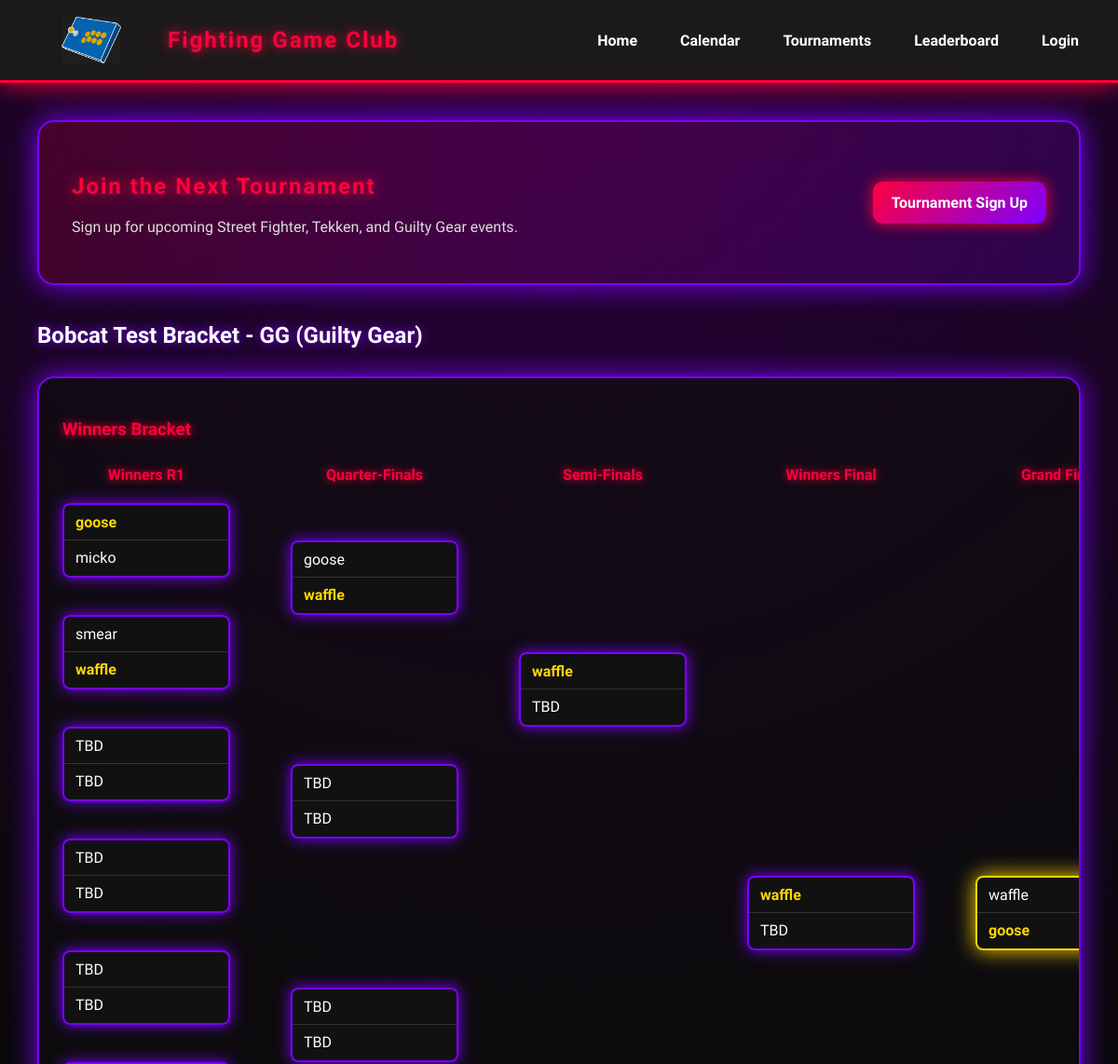
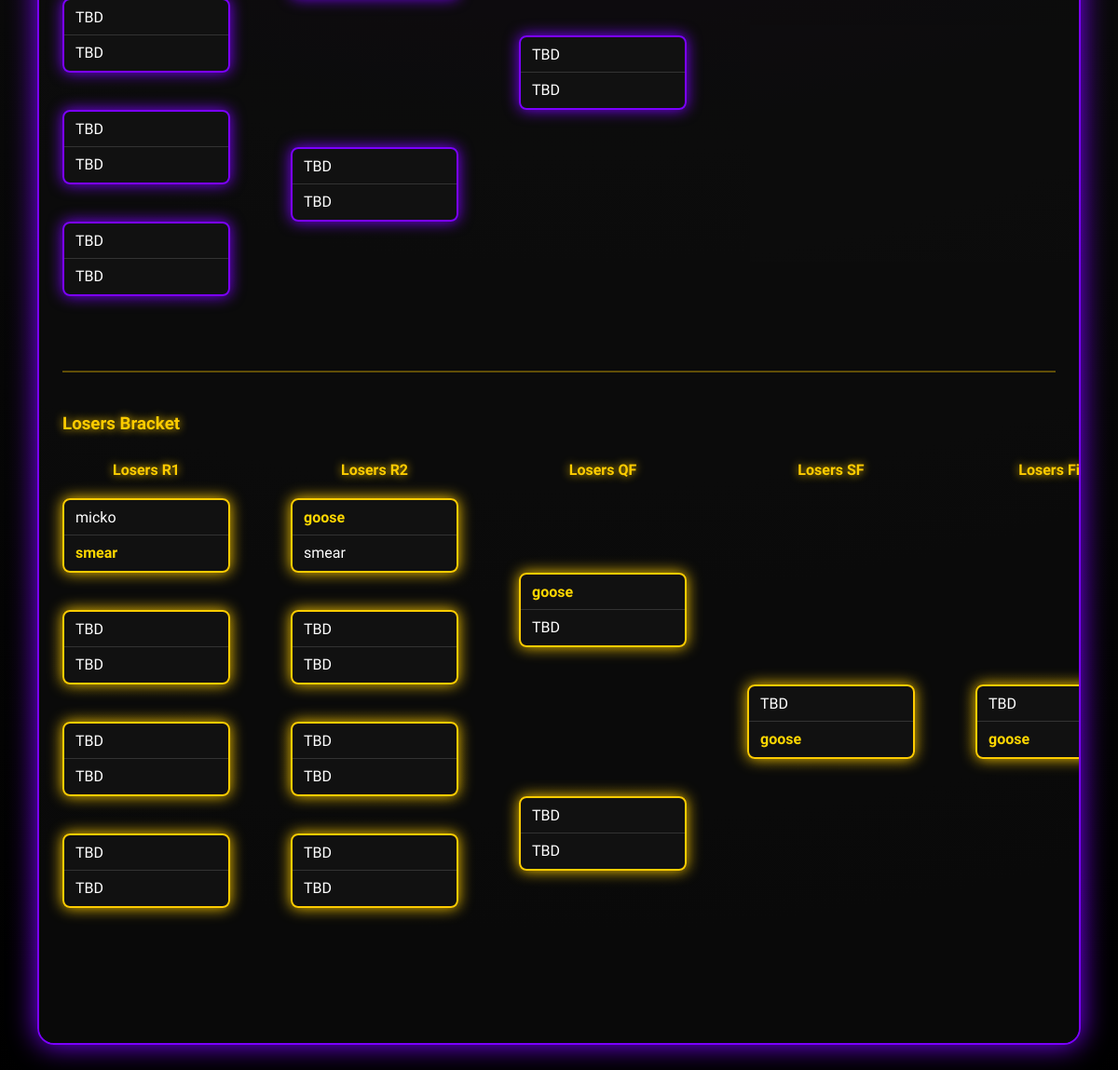
The app's page /tournament with its own data (2 pictures, top to bottom).
### app.py (models this page shows)
class Tournament(db.Model):
    id = db.Column(db.Integer, primary_key=True)
    name = db.Column(db.String, nullable=False)
    game = db.Column(db.String, nullable=False)
    participants = db.relationship('User', secondary=tournament_participants, backref='tournaments')

class Match(db.Model):
    id = db.Column(db.Integer, primary_key=True)
    tournament_id = db.Column(db.Integer, db.ForeignKey('tournament.id'), nullable=False)
    grid_class = db.Column(db.String(20), nullable=False)
    player1_id = db.Column(db.Integer, db.ForeignKey('user.id'), nullable=True)
    player2_id = db.Column(db.Integer, db.ForeignKey('user.id'), nullable=True)
    winner_id = db.Column(db.Integer, db.ForeignKey('user.id'), nullable=True)
    winner_next_match_id = db.Column(db.Integer, db.ForeignKey('match.id'), nullable=True)
    loser_next_match_id = db.Column(db.Integer, db.ForeignKey('match.id'), nullable=True)
    player1 = db.relationship('User', foreign_keys=[player1_id])
    player2 = db.relationship('User', foreign_keys=[player2_id])

class User(db.Model):
    id = db.Column(db.Integer, primary_key=True)
    username = db.Column(db.String, unique=True, nullable=False)
    hash = db.Column(db.String, nullable=False)
    gg_wins = db.Column(db.Integer, default=0, nullable=False)
    sf6_wins = db.Column(db.Integer, default=0, nullable=False)
    t8_wins = db.Column(db.Integer, default=0, nullable=False)
    is_admin = db.Column(db.Boolean, default=False, nullable=False)

### app.py (the view)
@app.route("/tournament")
@jwt_required(optional=True)
def tournament_page():
    is_admin_flag = False
    current_user_id = get_jwt_identity()
    if current_user_id:
        user = User.query.get(current_user_id)
        if user and user.is_admin:
            is_admin_flag = True
    latest_tourney = Tournament.query.order_by(Tournament.id.desc()).first()
    upper_matches = []
    lower_matches = []
    if latest_tourney:
        all_matches = Match.query.filter_by(tournament_id=latest_tourney.id).all()
        for match in all_matches:
            if match.grid_class.startswith('u-'):
                upper_matches.append(match)
            elif match.grid_class.startswith('l-'):
                lower_matches.append(match)
    return render_template(
        "tournament.html",
        active_tournament=latest_tourney,
        is_admin=is_admin_flag,
        upper_matches=upper_matches,
        lower_matches=lower_matches
    )

### templates/tournament.html (shortened to what this page needs)
<!DOCTYPE html>
<html>
<head>
    <link rel="stylesheet" href="static/styles.css">
</head>
<body>
    <nav>
        <div class="logo-container">
            <img src="/static/stick_thing.webp" class="logo" alt="Logo">
            <h2 class="nav-title">Fighting Game Club</h2>
        </div>
    <ul class="nav-links">
        <li><a href="{{url_for('index')}}">Home</a></li>
        <li><a href="{{url_for('calendar_page')}}">Calendar</a></li>
        <li><a href="{{url_for('tournament_page')}}">Tournaments</a></li>
        <li><a href="{{url_for('leaderboard_page')}}">Leaderboard</a></li>
        {% if logged_in %}
            <li><a href="#" onclick="handleLogout(event)">Logout</a></li>
        {% else %}
            <li><a href="{{ url_for('login_page') }}">Login</a></li>
        {% endif %}
    </ul>
</nav>
    <main>
        <section class="signup-banner">
            <div>
                <h1>Join the Next Tournament</h1>
                <p>Sign up for upcoming Street Fighter, Tekken, and Guilty Gear events.</p>
            </div>
            <a class="signup-big-button" href="{{url_for('t_register')}}">Tournament Sign Up</a>
        </section>
        <section class=\"tournament-section\">
            {% if active_tournament %}
                <h2>{{ active_tournament.name }} ({{ active_tournament.game }})</h2>
                <div class="bracket-board">
                    <h3 class="bracket-title">Winners Bracket</h3>
                    <div class="grid-bracket">
                        <h4 class="round-label col1-label">Winners R1</h4>
                        <h4 class="round-label col2-label">Quarter-Finals</h4>
                        <h4 class="round-label col3-label">Semi-Finals</h4>
                        <h4 class="round-label col4-label">Winners Final</h4>
                        <h4 class="round-label col5-label">Grand Final</h4>
                        {% for match in upper_matches %}
                            <div class="bracket-match {{ match.grid_class }} {% if match.grid_class == 'u-gf' %}grand-match{% endif %}">
                                <div {% if match.winner_id and match.winner_id == match.player1_id %}style="color: gold; font-weight: bold;"{% endif %}>
                                    {% if is_admin and match.player1 and not match.winner_id %}
                                        <span class="admin-clickable" onclick="setWinner({{ match.id }}, {{ match.player1_id }})">
                                            {{ match.player1.username }}
                                        </span>
                                    {% else %}
                                        {{ match.player1.username if match.player1 else 'TBD' }}
                                    {% endif %}
                                </div>
                                <div {% if match.winner_id and match.winner_id == match.player2_id %}style="color: gold; font-weight: bold;"{% endif %}>
                                    {% if is_admin and match.player2 and not match.winner_id %}
                                        <span class="admin-clickable" onclick="setWinner({{ match.id }}, {{ match.player2_id }})">
                                            {{ match.player2.username }}
                                        </span>
                                    {% else %}
                                        {{ match.player2.username if match.player2 else 'TBD' }}
                                    {% endif %}
                                </div>
                            </div>
                        {% endfor %}
                    </div>
                    <div class="lower-bracket-area">
                        <h3 class="lower-title">Losers Bracket</h3>
                        <div class="grid-bracket lower-grid">
                            <h4 class="round-label l-col1-label">Losers R1</h4>
                            <h4 class="round-label l-col2-label">Losers R2</h4>
                            <h4 class="round-label l-col3-label">Losers QF</h4>
                            <h4 class="round-label l-col4-label">Losers SF</h4>
                            <h4 class="round-label l-col5-label">Losers Final</h4>
                            {% for match in lower_matches %}
                                <div class="bracket-match lower-match {{ match.grid_class }}">
                                    <div {% if match.winner_id and match.winner_id == match.player1_id %}style="color: gold; font-weight: bold;"{% endif %}>
                                        {% if is_admin and match.player1 and not match.winner_id %}
                                            <span class="admin-clickable" onclick="setWinner({{ match.id }}, {{ match.player1_id }})">
                                                {{ match.player1.username }}
                                            </span>
                                        {% else %}
                                            {{ match.player1.username if match.player1 else 'TBD' }}
                                        {% endif %}
                                    </div>
                                    <div {% if match.winner_id and match.winner_id == match.player2_id %}style="color: gold; font-weight: bold;"{% endif %}>
                                        {% if is_admin and match.player2 and not match.winner_id %}
                                            <span class="admin-clickable" onclick="setWinner({{ match.id }}, {{ match.player2_id }})">
                                                {{ match.player2.username }}
                                            </span>
                                        {% else %}
                                            {{ match.player2.username if match.player2 else 'TBD' }}
                                        {% endif %}
                                    </div>
                                </div>
                            {% endfor %}
                        </div>
                    </div>
                </div>
            {% else %}
                <h2>No Active Tournaments</h2>
            {% endif %}
        </section>
    </main>
</body>
</html>

### records on screen
Tournament: name "Bobcat Test Bracket - GG", game "Guilty Gear"
Match: player1 "goose", player2 "micko"
Match: player1 "smear", player2 "waffle"
Match: player1 "TBD", player2 "TBD"
Match: player1 "TBD", player2 "TBD"
Match: player1 "TBD", player2 "TBD"
Match: player1 "TBD", player2 "TBD"
Match: player1 "TBD", player2 "TBD"
Match: player1 "TBD", player2 "TBD"
Match: player1 "goose", player2 "waffle"
Match: player1 "TBD", player2 "TBD"
Match: player1 "TBD", player2 "TBD"
Match: player1 "TBD", player2 "TBD"
Match: player1 "waffle", player2 "TBD"
Match: player1 "TBD", player2 "TBD"
Match: player1 "waffle", player2 "TBD"
Match: player1 "waffle", player2 "goose"
Match: player1 "micko", player2 "smear"
Match: player1 "TBD", player2 "TBD"
Match: player1 "TBD", player2 "TBD"
Match: player1 "TBD", player2 "TBD"
Match: player1 "goose", player2 "smear"
Match: player1 "TBD", player2 "TBD"
Match: player1 "TBD", player2 "TBD"
Match: player1 "TBD", player2 "TBD"
Match: player1 "goose", player2 "TBD"
Match: player1 "TBD", player2 "TBD"
Match: player1 "TBD", player2 "goose"
Match: player1 "TBD", player2 "goose"
